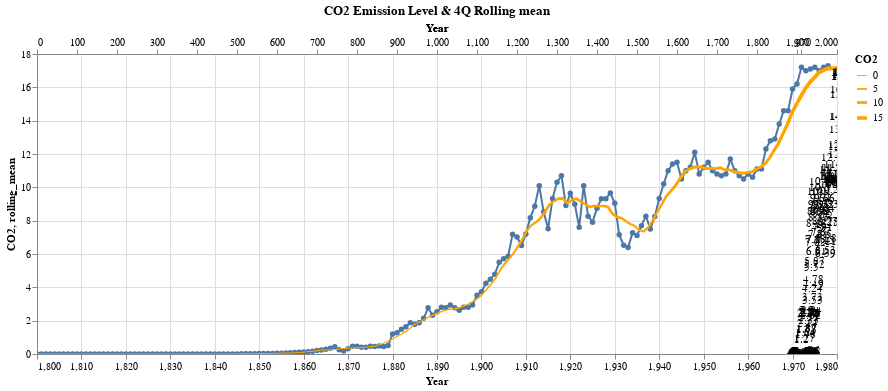

The notebook cell this image was saved under:
### Code cell
#collapse-hide
#Create line chart for Training data. index is reset to use Date column
train_chart=alt.Chart(train.reset_index()).mark_line(point=True).encode(
    x='Year', 
    y='CO2', 
    tooltip=['Year', 'CO2'])

#Create Rolling mean. This centered rolling mean 
rolling_mean = alt.Chart(train.reset_index()).mark_trail(
    color='orange',
    size=1
).transform_window(
    rolling_mean='mean(CO2)',
    frame=[-4,4]
).encode(
    x='Year:T',
    y='rolling_mean:Q',
    size='CO2'
)

#Add data labels
text = train_chart.mark_text(
    align='left',
    baseline='top',
    dx=5  # Moves text to right so it doesn't appear on top of the bar
).encode(
    text='CO2:Q'
)

#Add zoom-in/out
scales = alt.selection_interval(bind='scales')

#Combine everything
(train_chart + rolling_mean +text).properties(
    width=800, 
    title="CO2 Emission Level & 4Q Rolling mean").add_selection(
    scales
)

### Figure 1 — Vega-Lite specification as saved in the notebook (floating-point values rounded to 4 significant figures; data arrays with more than 128 entries replaced by an {"elided": "..."} marker saying what was removed)
{"config": {"view": {"continuousWidth": 400, "continuousHeight": 300}}, "layer": [{"data": {"name": "data-79a7ef401f5ff8d58430e2c98aa536aa"}, "mark": {"type": "line", "point": true}, "encoding": {"tooltip": [{"type": "quantitative", "field": "Year"}, {"type": "quantitative", "field": "CO2"}], "x": {"type": "quantitative", "field": "Year"}, "y": {"type": "quantitative", "field": "CO2"}}, "selection": {"selector001": {"type": "interval", "bind": "scales"}}}, {"data": {"name": "data-79a7ef401f5ff8d58430e2c98aa536aa"}, "mark": {"type": "trail", "color": "orange", "size": 1}, "encoding": {"size": {"type": "quantitative", "field": "CO2"}, "x": {"type": "temporal", "field": "Year"}, "y": {"type": "quantitative", "field": "rolling_mean"}}, "transform": [{"window": [{"op": "mean", "field": "CO2", "as": "rolling_mean"}], "frame": [-4, 4]}]}, {"data": {"name": "data-79a7ef401f5ff8d58430e2c98aa536aa"}, "mark": {"type": "text", "align": "left", "baseline": "top", "dx": 5}, "encoding": {"text": {"type": "quantitative", "field": "CO2"}, "tooltip": [{"type": "quantitative", "field": "Year"}, {"type": "quantitative", "field": "CO2"}], "x": {"type": "quantitative", "field": "Year"}, "y": {"type": "quantitative", "field": "CO2"}}}], "title": "CO2 Emission Level & 4Q Rolling mean", "width": 800, "$schema": "https://vega.github.io/schema/vega-lite/v4.8.1.json", "datasets": {"data-79a7ef401f5ff8d58430e2c98aa536aa": {"elided": "179 records"}}}
